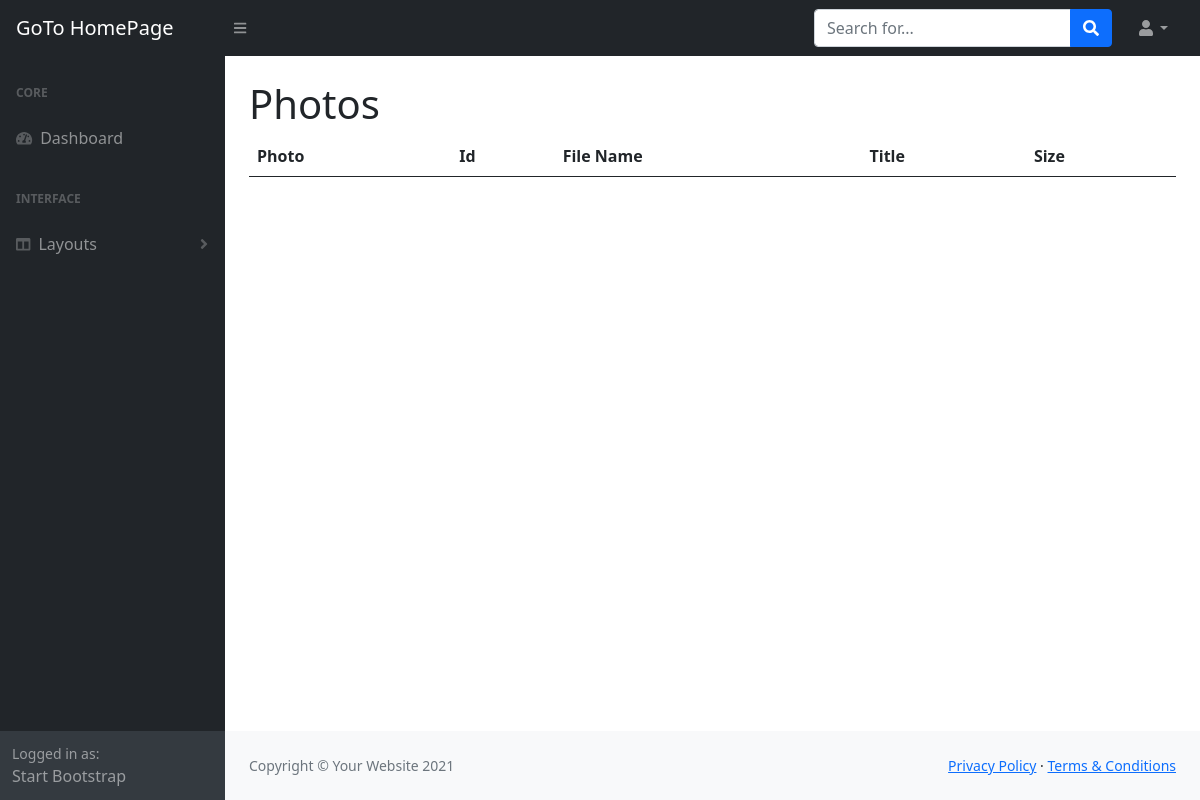
Before: /admin/photos.php with the older database file.
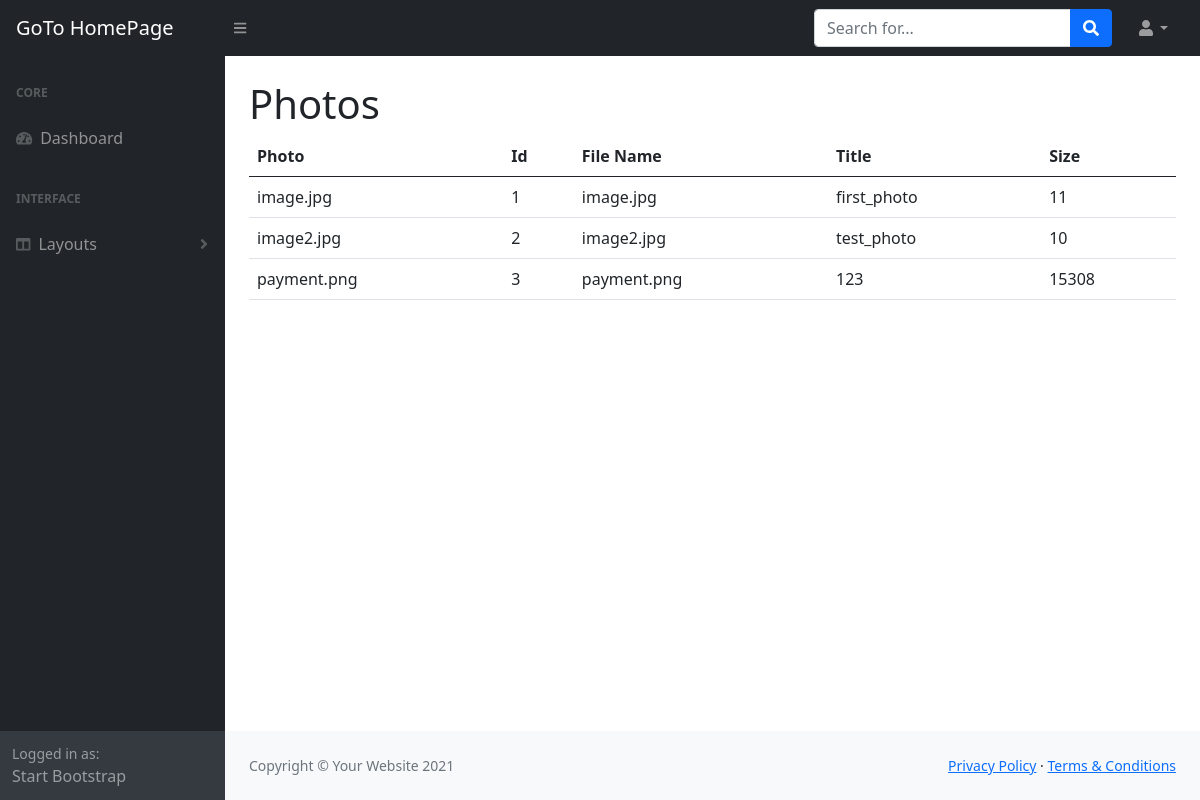
After: the same page with the newer database file.
### tables this page shows
CREATE TABLE `photos` (
  `photo_id` int(11) NOT NULL,
  `title` varchar(255) NOT NULL,
  `description` text NOT NULL,
  `filename` varchar(255) NOT NULL,
  `type` varchar(255) NOT NULL,
  `size` int(11) NOT NULL
);

### admin/includes/database.php (called while the page is built, shortened)
<?php
class Database
{
   public $connection;
   public function open_db_connection()
   {
      $this->connection = new mysqli(DB_HOST, DB_USER, DB_PASS, DB_NAME);
   }
   public function query($sql)
   {
      $result = $this->connection->query($sql);
      return $result;
   }
}
$database = new Database();

### admin/includes/db_object.php (called while the page is built, shortened)
<?php
class Db_object
{
   public static function find_all()
   {
      return static::find_by_query("SELECT * FROM " . static::$db_table . " ");
   }
   public static function find_by_query($sql)
   {
      global $database;
      $result_set = $database->query($sql);
      $the_object_array = array();
      while ($row = mysqli_fetch_array($result_set)) {
         $the_object_array[] = static::instantiation($row);
      }
      return $the_object_array;
   }
   public static function instantiation($the_record)
   {
      $the_object = new $calling_class;
      foreach ($the_record as $property => $value) {
         if ($the_object->has_the_property($property)) {
            $the_object->$property = $value;
         }
      }
      return $the_object;
   }
   private function has_the_property($property)
   {
      $object_properties = get_object_vars($this);
      return array_key_exists($property, $object_properties);
   }
}

### admin/photos.php (the view)
<?php include "includes/header.php"; ?>
<?php include "includes/top_nav.php"; ?>
<div id="layoutSidenav">
   <?php include "includes/side_nav.php"; ?>
   <div id="layoutSidenav_content">
      <main>
         <div class="container-fluid px-4">
            <h1 class="mt-4">Photos</h1>
            <div class="col-md-12">
               <table class="table table-hover">
                  <thad>
                     <tr>
                        <th>Photo</th>
                        <th>Id</th>
                        <th>File Name</th>
                        <th>Title</th>
                        <th>Size</th>
                     </tr>
                  </thad>
                  <tbody>
                     <?php
                           $photos = Photo::find_all();
                           foreach ($photos as $photo) : ?>
                              <tr>
                                 <td><?php echo $photo->filename; ?></td>
                                 <td><?php echo $photo->photo_id; ?></td>
                                 <td><?php echo $photo->filename; ?></td>
                                 <td><?php echo $photo->title; ?></td>
                                 <td><?php echo $photo->size; ?></td>
                              </tr>
                        <?php endforeach;?>
                  </tbody>
               </table>
            </div>
         </div>
      </main>
      <?php include "includes/sub_footer.php"; ?>
   </div>
</div>
<?php include "includes/footer.php"; ?>

### admin/includes/header.php (shortened to what this page needs)
<!DOCTYPE html>
<html lang="en">
<head>
   <link href="https://cdn.jsdelivr.net/npm/simple-datatables@latest/dist/style.css" rel="stylesheet" />
   <link href="css/styles.css" rel="stylesheet" />
</head>
<body class="sb-nav-fixed">

### admin/includes/top_nav.php (shortened to what this page needs)
<nav class="sb-topnav navbar navbar-expand navbar-dark bg-dark">
   <a class="navbar-brand ps-3" href="../index.php">GoTo HomePage</a>
   <button class="btn btn-link btn-sm order-1 order-lg-0 me-4 me-lg-0" id="sidebarToggle" href="#!"></button>
   <form class="d-none d-md-inline-block form-inline ms-auto me-0 me-md-3 my-2 my-md-0">
      <div class="input-group">
         <input class="form-control" type="text" placeholder="Search for..." aria-label="Search for..." aria-describedby="btnNavbarSearch">
         <button class="btn btn-primary" id="btnNavbarSearch" type="button"></button>
      </div>
   </form>
   <ul class="navbar-nav ms-auto ms-md-0 me-3 me-lg-4">
      <li class="nav-item dropdown">
         <a class="nav-link dropdown-toggle" id="navbarDropdown" href="#" role="button" data-bs-toggle="dropdown" aria-expanded="false"></a>
      </li>
   </ul>
</nav>

### admin/includes/side_nav.php (shortened to what this page needs)
<div id="layoutSidenav_nav">
   <nav class="sb-sidenav accordion sb-sidenav-dark" id="sidenavAccordion">
      <div class="sb-sidenav-menu">
         <div class="nav">
            <div class="sb-sidenav-menu-heading">Core</div>
            <a class="nav-link" href="index.php">
               <div class="sb-nav-link-icon"><i class="fas fa-tachometer-alt"></i></div>
               Dashboard
            </a>
            <div class="sb-sidenav-menu-heading">Interface</div>
            <a class="nav-link collapsed" href="#" data-bs-toggle="collapse" data-bs-target="#collapseLayouts" aria-expanded="false" aria-controls="collapseLayouts">
               <div class="sb-nav-link-icon"><i class="fas fa-columns"></i></div>
               Layouts
               <div class="sb-sidenav-collapse-arrow"><i class="fas fa-angle-down"></i></div>
            </a>
         </div>
      </div>
      <div class="sb-sidenav-footer">
         <div class="small">Logged in as:</div>
         Start Bootstrap
      </div>
   </nav>
</div>

### admin/includes/sub_footer.php
<footer class="py-4 bg-light mt-auto">
   <div class="container-fluid px-4">
      <div class="d-flex align-items-center justify-content-between small">
         <div class="text-muted">Copyright &copy; Your Website 2021</div>
         <div>
            <a href="#">Privacy Policy</a>
            &middot;
            <a href="#">Terms &amp; Conditions</a>
         </div>
      </div>
   </div>
</footer>

### admin/includes/footer.php (shortened to what this page needs)
</body>
</html>

Changed rows visible on the page:
added photos: filename "image.jpg", photo_id "1", title "first_photo", size "11"
added photos: filename "image2.jpg", photo_id "2", title "test_photo", size "10"
added photos: filename "payment.png", photo_id "3", title "123", size "15308"
